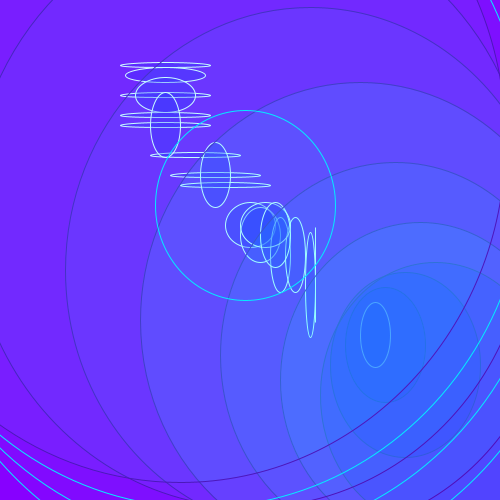
Frame 1 (no input)
Frame 60 (the mouse pressed at the canvas centre just before this capture): identical to frame 1, image omitted
Frame 120 (the mouse held since frame 60 and released just before this capture): identical to frame 1, image omitted

The Processing sketch that drew this single still picture (run headless with seeded random() and noise(); from frame 60 on, the mouse is pressed at the canvas centre):

// Processing sketch: processing_79491
// ── processing_79491.pde

void setup()
{size(500,500);
}
void draw()

{

 background(#8700FF);
  int lecerclex;
lecerclex = 250;

int lecercley;
lecercley = 225;

int largeurcercle;
largeurcercle = 50;

int hauteurcercle;
hauteurcercle = 45; 
stroke(255);
fill(#3003FF,70);
ellipse(lecerclex,lecercley,largeurcercle,hauteurcercle);

lecercley = lecercley+10;
lecerclex = lecerclex+10;
largeurcercle = largeurcercle-10;
hauteurcercle = hauteurcercle+10;
ellipse(lecerclex,lecercley,largeurcercle,hauteurcercle);

lecercley = lecercley+20;
lecerclex = lecerclex+20;
largeurcercle = largeurcercle-20;
hauteurcercle = hauteurcercle+20;
ellipse(lecerclex,lecercley,largeurcercle,hauteurcercle);

lecercley = lecercley+30;
lecerclex = lecerclex+30;
largeurcercle = largeurcercle-30;
hauteurcercle = hauteurcercle+30;
ellipse(lecerclex,lecercley,largeurcercle,hauteurcercle);

lecercley = lecercley-10;
lecerclex = lecerclex+5;
largeurcercle = largeurcercle+10;
hauteurcercle = hauteurcercle-10;
ellipse(lecerclex,lecercley,largeurcercle,hauteurcercle);

lecercley = lecercley-20;
lecerclex = lecerclex-20;
largeurcercle = largeurcercle+20;
hauteurcercle = hauteurcercle-20;
ellipse(lecerclex,lecercley,largeurcercle,hauteurcercle);

lecercley = lecercley-30;
lecerclex = lecerclex-30;
largeurcercle = largeurcercle+30;
hauteurcercle = hauteurcercle-30;
ellipse(lecerclex,lecercley,largeurcercle,hauteurcercle);

lecercley = lecercley-40;
lecerclex = lecerclex-40;
largeurcercle = largeurcercle+40;
hauteurcercle = hauteurcercle-40;
ellipse(lecerclex,lecercley,largeurcercle,hauteurcercle);

lecercley = lecercley-10;
lecerclex = lecerclex-10;
largeurcercle = largeurcercle;
hauteurcercle = hauteurcercle;
ellipse(lecerclex,lecercley,largeurcercle,hauteurcercle);

lecercley = lecercley-20;
lecerclex = lecerclex-20;
largeurcercle = largeurcercle;
hauteurcercle = hauteurcercle;
ellipse(lecerclex,lecercley,largeurcercle,hauteurcercle);

lecercley = lecercley-30;
lecerclex = lecerclex-30;
largeurcercle = largeurcercle;
hauteurcercle = hauteurcercle;
ellipse(lecerclex,lecercley,largeurcercle,hauteurcercle);

lecercley = lecercley-10;
lecerclex = lecerclex;
largeurcercle = largeurcercle;
hauteurcercle = hauteurcercle;
ellipse(lecerclex,lecercley,largeurcercle,hauteurcercle);

lecercley = lecercley-20;
lecerclex = lecerclex;
largeurcercle = largeurcercle;
hauteurcercle = hauteurcercle;
ellipse(lecerclex,lecercley,largeurcercle,hauteurcercle);

lecercley = lecercley-30;
lecerclex = lecerclex;
largeurcercle = largeurcercle;
hauteurcercle = hauteurcercle;
ellipse(lecerclex,lecercley,largeurcercle,hauteurcercle);

lecercley = lecercley+10;
lecerclex = lecerclex;
largeurcercle = largeurcercle-10;
hauteurcercle = hauteurcercle+10;
ellipse(lecerclex,lecercley,largeurcercle,hauteurcercle);

lecercley = lecercley+20;
lecerclex = lecerclex;
largeurcercle = largeurcercle-20;
hauteurcercle = hauteurcercle+20;
ellipse(lecerclex,lecercley,largeurcercle,hauteurcercle);

lecercley = lecercley+30;
lecerclex = lecerclex;
largeurcercle = largeurcercle-30;
hauteurcercle = hauteurcercle+30;
ellipse(lecerclex,lecercley,largeurcercle,hauteurcercle);

lecercley = lecercley+50;
lecerclex = lecerclex+50;
largeurcercle = largeurcercle;
hauteurcercle = hauteurcercle;
ellipse(lecerclex,lecercley,largeurcercle,hauteurcercle);

lecercley = lecercley+60;
lecerclex = lecerclex+60;
largeurcercle = largeurcercle;
hauteurcercle = hauteurcercle;
ellipse(lecerclex,lecercley,largeurcercle,hauteurcercle);

lecercley = lecercley+100;
lecerclex = lecerclex+100;
largeurcercle = largeurcercle;
hauteurcercle = hauteurcercle;
ellipse(lecerclex,lecercley,largeurcercle,hauteurcercle);

stroke(#5109B7);

lecercley = lecercley+10;
lecerclex = lecerclex+10;
largeurcercle = largeurcercle+50;
hauteurcercle = hauteurcercle+50;
ellipse(lecerclex,lecercley,largeurcercle,hauteurcercle);

lecercley = lecercley+20;
lecerclex = lecerclex+20;
largeurcercle = largeurcercle+70;
hauteurcercle = hauteurcercle+70;
ellipse(lecerclex,lecercley,largeurcercle,hauteurcercle);

lecercley = lecercley+30;
lecerclex = lecerclex+30;
largeurcercle = largeurcercle+80;
hauteurcercle = hauteurcercle+80;
ellipse(lecerclex,lecercley,largeurcercle,hauteurcercle);

fill(#03FFFD,25);

lecercley = lecercley-15;
lecerclex = lecerclex-15;
largeurcercle = largeurcercle+50;
hauteurcercle = hauteurcercle+50;
ellipse(lecerclex,lecercley,largeurcercle,hauteurcercle);

lecercley = lecercley-25;
lecerclex = lecerclex-25;
largeurcercle = largeurcercle+70;
hauteurcercle = hauteurcercle+70;
ellipse(lecerclex,lecercley,largeurcercle,hauteurcercle);

lecercley = lecercley-35;
lecerclex = lecerclex-35;
largeurcercle = largeurcercle+90;
hauteurcercle = hauteurcercle+90;
ellipse(lecerclex,lecercley,largeurcercle,hauteurcercle);

fill(#03FFFD,15);

lecercley = lecercley-50;
lecerclex = lecerclex-50;
largeurcercle = largeurcercle+50;
hauteurcercle = hauteurcercle+50;
ellipse(lecerclex,lecercley,largeurcercle,hauteurcercle);

lecercley = lecercley-60;
lecerclex = lecerclex-60;
largeurcercle = largeurcercle+70;
hauteurcercle = hauteurcercle+70;
ellipse(lecerclex,lecercley,largeurcercle,hauteurcercle);

lecercley = lecercley-70;
lecerclex = lecerclex-70;
largeurcercle = largeurcercle+90;
hauteurcercle = hauteurcercle+90;
ellipse(lecerclex,lecercley,largeurcercle,hauteurcercle);

fill(#03ECFF,5);
stroke(#03ECFF);

lecercley = lecercley+20;
lecerclex = lecerclex+20;
largeurcercle = largeurcercle+5;
hauteurcercle = hauteurcercle+10;
ellipse(lecerclex,lecercley,largeurcercle,hauteurcercle);

lecercley = lecercley+22;
lecerclex = lecerclex+22;
largeurcercle = largeurcercle+10;
hauteurcercle = hauteurcercle+20;
ellipse(lecerclex,lecercley,largeurcercle,hauteurcercle);

lecercley = lecercley+23;
lecerclex = lecerclex+23;
largeurcercle = largeurcercle+15;
hauteurcercle = hauteurcercle+25;
ellipse(lecerclex,lecercley,largeurcercle,hauteurcercle);


lecercley = lecercley;
lecerclex = lecerclex;
largeurcercle = largeurcercle-500;
hauteurcercle = hauteurcercle-550;
ellipse(lecerclex,lecercley,largeurcercle,hauteurcercle);



}
